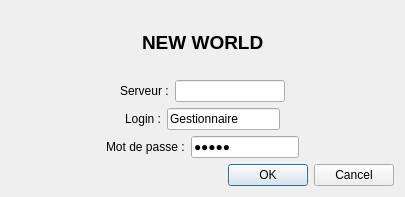
<?xml version="1.0" encoding="UTF-8"?>
<ui version="4.0">
 <class>DialogConnexion</class>
 <widget class="QDialog" name="DialogConnexion">
  <property name="geometry">
   <rect>
    <x>0</x>
    <y>0</y>
    <width>405</width>
    <height>197</height>
   </rect>
  </property>
  <property name="minimumSize">
   <size>
    <width>405</width>
    <height>197</height>
   </size>
  </property>
  <property name="maximumSize">
   <size>
    <width>405</width>
    <height>202</height>
   </size>
  </property>
  <property name="windowTitle">
   <string>Dialog</string>
  </property>
  <layout class="QGridLayout" name="gridLayout">
   <item row="0" column="0">
    <layout class="QHBoxLayout" name="horizontalLayout">
     <item>
      <spacer name="horizontalSpacer_5">
       <property name="orientation">
        <enum>Qt::Horizontal</enum>
       </property>
       <property name="sizeHint" stdset="0">
        <size>
         <width>40</width>
         <height>20</height>
        </size>
       </property>
      </spacer>
     </item>
     <item>
      <widget class="QLabel" name="label">
       <property name="text">
        <string>&lt;html&gt;&lt;head/&gt;&lt;body&gt;&lt;p&gt;&lt;span style=&quot; font-size:14pt; font-weight:600;&quot;&gt;NEW WORLD&lt;/span&gt;&lt;/p&gt;&lt;/body&gt;&lt;/html&gt;</string>
       </property>
      </widget>
     </item>
     <item>
      <spacer name="horizontalSpacer_6">
       <property name="orientation">
        <enum>Qt::Horizontal</enum>
       </property>
       <property name="sizeHint" stdset="0">
        <size>
         <width>40</width>
         <height>20</height>
        </size>
       </property>
      </spacer>
     </item>
    </layout>
   </item>
   <item row="1" column="0">
    <layout class="QVBoxLayout" name="verticalLayout">
     <item>
      <layout class="QHBoxLayout" name="horizontalLayout_4">
       <item>
        <spacer name="horizontalSpacer_7">
         <property name="orientation">
          <enum>Qt::Horizontal</enum>
         </property>
         <property name="sizeHint" stdset="0">
          <size>
           <width>40</width>
           <height>20</height>
          </size>
         </property>
        </spacer>
       </item>
       <item>
        <widget class="QLabel" name="label_4">
         <property name="text">
          <string>Serveur :</string>
         </property>
        </widget>
       </item>
       <item>
        <widget class="QLineEdit" name="lineEditIp"/>
       </item>
       <item>
        <spacer name="horizontalSpacer_8">
         <property name="orientation">
          <enum>Qt::Horizontal</enum>
         </property>
         <property name="sizeHint" stdset="0">
          <size>
           <width>40</width>
           <height>20</height>
          </size>
         </property>
        </spacer>
       </item>
      </layout>
     </item>
     <item>
      <layout class="QHBoxLayout" name="horizontalLayout_2">
       <item>
        <spacer name="horizontalSpacer">
         <property name="orientation">
          <enum>Qt::Horizontal</enum>
         </property>
         <property name="sizeHint" stdset="0">
          <size>
           <width>40</width>
           <height>20</height>
          </size>
         </property>
        </spacer>
       </item>
       <item>
        <widget class="QLabel" name="label_2">
         <property name="text">
          <string>Login :</string>
         </property>
        </widget>
       </item>
       <item>
        <widget class="QLineEdit" name="lineEditLogin">
         <property name="text">
          <string>Gestionnaire</string>
         </property>
        </widget>
       </item>
       <item>
        <spacer name="horizontalSpacer_3">
         <property name="orientation">
          <enum>Qt::Horizontal</enum>
         </property>
         <property name="sizeHint" stdset="0">
          <size>
           <width>40</width>
           <height>20</height>
          </size>
         </property>
        </spacer>
       </item>
      </layout>
     </item>
     <item>
      <layout class="QHBoxLayout" name="horizontalLayout_3">
       <item>
        <spacer name="horizontalSpacer_2">
         <property name="orientation">
          <enum>Qt::Horizontal</enum>
         </property>
         <property name="sizeHint" stdset="0">
          <size>
           <width>40</width>
           <height>20</height>
          </size>
         </property>
        </spacer>
       </item>
       <item>
        <widget class="QLabel" name="label_3">
         <property name="text">
          <string>Mot de passe :</string>
         </property>
        </widget>
       </item>
       <item>
        <widget class="QLineEdit" name="lineEditMdp">
         <property name="text">
          <string>ini01</string>
         </property>
         <property name="echoMode">
          <enum>QLineEdit::Password</enum>
         </property>
        </widget>
       </item>
       <item>
        <spacer name="horizontalSpacer_4">
         <property name="orientation">
          <enum>Qt::Horizontal</enum>
         </property>
         <property name="sizeHint" stdset="0">
          <size>
           <width>40</width>
           <height>20</height>
          </size>
         </property>
        </spacer>
       </item>
      </layout>
     </item>
    </layout>
   </item>
   <item row="2" column="0">
    <widget class="QDialogButtonBox" name="buttonBox">
     <property name="orientation">
      <enum>Qt::Horizontal</enum>
     </property>
     <property name="standardButtons">
      <set>QDialogButtonBox::Cancel|QDialogButtonBox::Ok</set>
     </property>
    </widget>
   </item>
  </layout>
 </widget>
 <resources/>
 <connections>
  <connection>
   <sender>buttonBox</sender>
   <signal>accepted()</signal>
   <receiver>DialogConnexion</receiver>
   <slot>accept()</slot>
   <hints>
    <hint type="sourcelabel">
     <x>248</x>
     <y>254</y>
    </hint>
    <hint type="destinationlabel">
     <x>157</x>
     <y>274</y>
    </hint>
   </hints>
  </connection>
  <connection>
   <sender>buttonBox</sender>
   <signal>rejected()</signal>
   <receiver>DialogConnexion</receiver>
   <slot>reject()</slot>
   <hints>
    <hint type="sourcelabel">
     <x>316</x>
     <y>260</y>
    </hint>
    <hint type="destinationlabel">
     <x>286</x>
     <y>274</y>
    </hint>
   </hints>
  </connection>
 </connections>
</ui>
